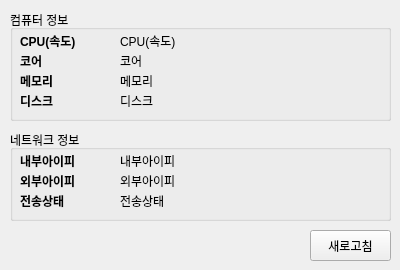
<?xml version="1.0" encoding="UTF-8"?>
<ui version="4.0">
 <class>Form</class>
 <widget class="QWidget" name="Form">
  <property name="geometry">
   <rect>
    <x>0</x>
    <y>0</y>
    <width>400</width>
    <height>270</height>
   </rect>
  </property>
  <property name="minimumSize">
   <size>
    <width>400</width>
    <height>270</height>
   </size>
  </property>
  <property name="maximumSize">
   <size>
    <width>400</width>
    <height>270</height>
   </size>
  </property>
  <property name="windowTitle">
   <string>내 컴퓨터 정보</string>
  </property>
  <widget class="QGroupBox" name="groupBox">
   <property name="geometry">
    <rect>
     <x>10</x>
     <y>10</y>
     <width>381</width>
     <height>111</height>
    </rect>
   </property>
   <property name="title">
    <string>컴퓨터 정보</string>
   </property>
   <widget class="QLabel" name="lblCore">
    <property name="geometry">
     <rect>
      <x>110</x>
      <y>40</y>
      <width>261</width>
      <height>21</height>
     </rect>
    </property>
    <property name="text">
     <string>코어</string>
    </property>
   </widget>
   <widget class="QLabel" name="label">
    <property name="geometry">
     <rect>
      <x>10</x>
      <y>20</y>
      <width>91</width>
      <height>21</height>
     </rect>
    </property>
    <property name="styleSheet">
     <string notr="true">font-weight: bold;</string>
    </property>
    <property name="text">
     <string>CPU(속도)</string>
    </property>
   </widget>
   <widget class="QLabel" name="lblMemory">
    <property name="geometry">
     <rect>
      <x>110</x>
      <y>60</y>
      <width>261</width>
      <height>21</height>
     </rect>
    </property>
    <property name="text">
     <string>메모리</string>
    </property>
   </widget>
   <widget class="QLabel" name="lblDisk">
    <property name="geometry">
     <rect>
      <x>110</x>
      <y>80</y>
      <width>261</width>
      <height>21</height>
     </rect>
    </property>
    <property name="text">
     <string>디스크</string>
    </property>
   </widget>
   <widget class="QLabel" name="label_3">
    <property name="geometry">
     <rect>
      <x>10</x>
      <y>60</y>
      <width>91</width>
      <height>21</height>
     </rect>
    </property>
    <property name="styleSheet">
     <string notr="true">font-weight: bold;</string>
    </property>
    <property name="text">
     <string>메모리</string>
    </property>
   </widget>
   <widget class="QLabel" name="lblCPU">
    <property name="geometry">
     <rect>
      <x>110</x>
      <y>20</y>
      <width>261</width>
      <height>21</height>
     </rect>
    </property>
    <property name="text">
     <string>CPU(속도)</string>
    </property>
   </widget>
   <widget class="QLabel" name="label_2">
    <property name="geometry">
     <rect>
      <x>10</x>
      <y>40</y>
      <width>91</width>
      <height>21</height>
     </rect>
    </property>
    <property name="styleSheet">
     <string notr="true">font-weight: bold;</string>
    </property>
    <property name="text">
     <string>코어</string>
    </property>
   </widget>
   <widget class="QLabel" name="label_4">
    <property name="geometry">
     <rect>
      <x>10</x>
      <y>80</y>
      <width>91</width>
      <height>21</height>
     </rect>
    </property>
    <property name="styleSheet">
     <string notr="true">font-weight: bold;</string>
    </property>
    <property name="text">
     <string>디스크</string>
    </property>
   </widget>
  </widget>
  <widget class="QGroupBox" name="groupBox_2">
   <property name="geometry">
    <rect>
     <x>10</x>
     <y>130</y>
     <width>381</width>
     <height>91</height>
    </rect>
   </property>
   <property name="title">
    <string>네트워크 정보</string>
   </property>
   <widget class="QLabel" name="lblExtraNet">
    <property name="geometry">
     <rect>
      <x>110</x>
      <y>40</y>
      <width>261</width>
      <height>21</height>
     </rect>
    </property>
    <property name="text">
     <string>외부아이피</string>
    </property>
   </widget>
   <widget class="QLabel" name="label_5">
    <property name="geometry">
     <rect>
      <x>10</x>
      <y>20</y>
      <width>91</width>
      <height>21</height>
     </rect>
    </property>
    <property name="styleSheet">
     <string notr="true">font-weight: bold;</string>
    </property>
    <property name="text">
     <string>내부아이피</string>
    </property>
   </widget>
   <widget class="QLabel" name="lblNetStat">
    <property name="geometry">
     <rect>
      <x>110</x>
      <y>60</y>
      <width>261</width>
      <height>21</height>
     </rect>
    </property>
    <property name="text">
     <string>전송상태</string>
    </property>
   </widget>
   <widget class="QLabel" name="label_6">
    <property name="geometry">
     <rect>
      <x>10</x>
      <y>60</y>
      <width>91</width>
      <height>21</height>
     </rect>
    </property>
    <property name="styleSheet">
     <string notr="true">font-weight: bold;</string>
    </property>
    <property name="text">
     <string>전송상태</string>
    </property>
   </widget>
   <widget class="QLabel" name="lblInnerNet">
    <property name="geometry">
     <rect>
      <x>110</x>
      <y>20</y>
      <width>261</width>
      <height>21</height>
     </rect>
    </property>
    <property name="text">
     <string>내부아이피</string>
    </property>
   </widget>
   <widget class="QLabel" name="label_7">
    <property name="geometry">
     <rect>
      <x>10</x>
      <y>40</y>
      <width>91</width>
      <height>21</height>
     </rect>
    </property>
    <property name="styleSheet">
     <string notr="true">font-weight: bold;</string>
    </property>
    <property name="text">
     <string>외부아이피</string>
    </property>
   </widget>
  </widget>
  <widget class="QPushButton" name="btnRefresh">
   <property name="geometry">
    <rect>
     <x>310</x>
     <y>230</y>
     <width>81</width>
     <height>31</height>
    </rect>
   </property>
   <property name="text">
    <string>새로고침</string>
   </property>
  </widget>
 </widget>
 <resources/>
 <connections/>
</ui>
